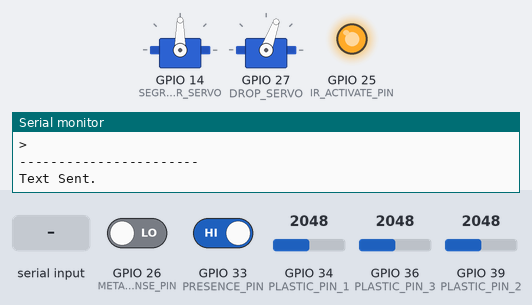
Bench run of a sketch on a simulated ESP32. Shown: 2 × servo, output pins drawn as LEDs (lit = HIGH), the last lines printed to the serial monitor. The inputs (shaded band) are chosen by the test bench; at power-on: GPIO 33 (PRESENCE_PIN) HIGH, GPIO 26 (METAL_SENSE_PIN) LOW, GPIO 34 (PLASTIC_PIN_1) = 2048, GPIO 36 (PLASTIC_PIN_3) = 2048, GPIO 39 (PLASTIC_PIN_2) = 2048. EEPROM starts erased; the modem accepts every AT command (registered, SIM ready, sends succeed) and sends nothing else.

Above: at 14.3 s.
14.4 s: GPIO 33 (PRESENCE_PIN) driven LOW
At 16.47 s:
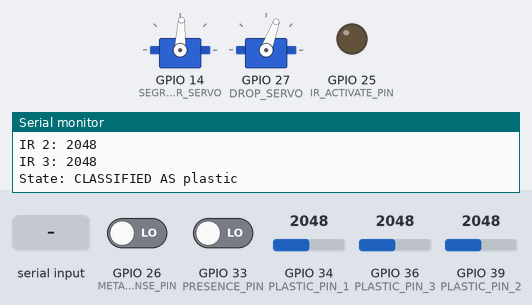
At 17.5 s:
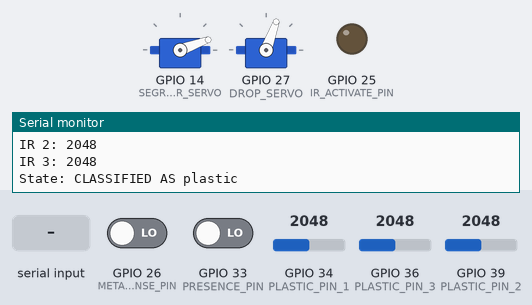
17.6 s: "OK\n" received over the second serial link
At 22.0 s:
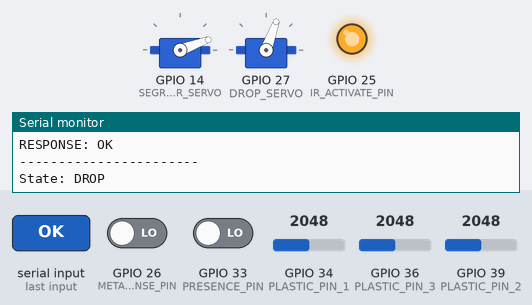
Timing chart, 0 to 26.8 s (numbered marks = the images above; inputs shaded):
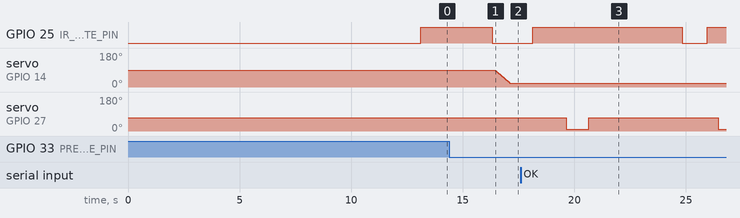

Measured:
- after the input at 14.4 s, GPIO 25 (IR_ACTIVATE_PIN): HIGH → LOW after 1.9 s; servo on GPIO 14 (SEGREGATOR_SERVO): moves from 90° to 20° over 0.70 s, starting after 2.0 s

The sketch:

TrashBin_Segregator.ino
```cpp
#include <ESP32Servo.h>
#include "SystemConfig.h"
#include <HardwareSerial.h>
#include <EEPROM.h>
#include <HardwareSerial.h>
#include "GSMSIM800L.h"

HardwareSerial esp2Serial(1);
HardwareSerial gsmSerial(2);

GSMSIM800L sim800l(&gsmSerial);

String EmergencyContactNumber = "+639760158537";


// Servo objects
Servo segregatorServo;
Servo dropServo;

int segregatorServoPosition = 90;

// State machine states
enum State {
  IDLE,
  DETECT_OBJECT,
  CLASSIFY_METAL,
  CLASSIFY_PLASTIC,
  CLASSIFY_OTHER,
  DROP,
};

State currentState = IDLE;

void smoothServoMove(Servo &servo, int start, int target, int delayMs);

void setup() {

  Serial.begin(115200);
  esp2Serial.begin(115200, SERIAL_8N1, 18, 19);
  EEPROM.begin(EEPROM_SIZE);
  // Initialize GSM
  sim800l.init();
  sim800l.setDebugging(true);

  // Send startup SMS
  sim800l.SendSMS("Device has Started", EmergencyContactNumber);

  pinMode(PRESENCE_PIN, INPUT);
  pinMode(METAL_SENSE_PIN, INPUT);
  pinMode(IR_ACTIVATE_PIN, OUTPUT);

  digitalWrite(IR_ACTIVATE_PIN, HIGH);

  segregatorServo.attach(SEGREGATOR_SERVO);
  dropServo.attach(DROP_SERVO);

  // Initial positions for servos
  segregatorServo.write(segregatorServoPosition);  // Neutral position
  dropServo.write(70);                              // Closed position
  //delay(1000);
  //dropServo.detach();
}

void loop() {
  sim800l.monitorGSMSerial();
  static unsigned long lastStateChangeTime = 0;
  int plasticReading1 = 0;
  int plasticReading2 = 0;
  int plasticReading3 = 0;

  switch (currentState) {

    case IDLE:
      //Serial.println("State: IDLE");
      if (digitalRead(PRESENCE_PIN) == OBJECT_DETECTED) {
        currentState = DETECT_OBJECT;
      }
      break;


    case DETECT_OBJECT:
      Serial.println("State: DETECT_OBJECT");
      delay(700);
      if (digitalRead(METAL_SENSE_PIN) == METAL_DETECTED) {
        currentState = CLASSIFY_METAL;
      } else {
        currentState = CLASSIFY_PLASTIC;
      }
      break;


    case CLASSIFY_METAL:
      Serial.println("State: CLASSIFIED AS metal");
      esp2Serial.println("metal");
      smoothServoMove(segregatorServo, segregatorServoPosition, 90, 10);
      segregatorServoPosition = 90;
      delay(1000);
      currentState = DROP;
      break;


    case CLASSIFY_PLASTIC:
      digitalWrite(IR_ACTIVATE_PIN, LOW);
      delay(100);
      plasticReading1 = analogRead(PLASTIC_PIN_1);
      Serial.println("IR 1: " + String(plasticReading1));
      plasticReading2 = analogRead(PLASTIC_PIN_2);
      Serial.println("IR 2: " + String(plasticReading2));
      plasticReading3 = analogRead(PLASTIC_PIN_3);
      Serial.println("IR 3: " + String(plasticReading3));
      if (plasticReading3 > 512) { // Assuming a threshold for transparency
        Serial.println("State: CLASSIFIED AS plastic");
        esp2Serial.println("plastic");
        smoothServoMove(segregatorServo, segregatorServoPosition, 20, 10);
        segregatorServoPosition = 20;
        currentState = DROP;
        delay(1000);
      } else {
        currentState = CLASSIFY_OTHER;
      }

      digitalWrite(IR_ACTIVATE_PIN, HIGH);
      lastStateChangeTime = millis();
      break;

    case CLASSIFY_OTHER:
      Serial.println("State: CLASSIFIED AS other");
      esp2Serial.println("other");
      smoothServoMove(segregatorServo, segregatorServoPosition, 155, 10);
      segregatorServoPosition = 155;
      delay(1000);  // Allow servo to move
      currentState = DROP;
      break;


    case DROP:
      Serial.println("State: DROP");
      //dropServo.attach(DROP_SERVO);
      //delay(500);
      //smoothServoMove(dropServo, 70, 5, 0);  // Open drop servo
      dropServo.write(10);
      dropServo.write(10);
      delay(1000);
      dropServo.write(70);
      dropServo.write(70);                       // Wait for trash to drop
      //smoothServoMove(dropServo, 5, 70, 0);  // Close drop servo
      //delay(1000);
      //dropServo.detach();
      currentState = IDLE;
      lastStateChangeTime = millis();
      delay(2000);
      break;

    default:
      break;
  }
}

void smoothServoMove(Servo &servo, int start, int target, int delayMs) {
  if (start < target) {
    for (int pos = start; pos <= target; pos++) {
      servo.write(pos);
      delay(delayMs);  // Adjust this for smoother/slower movement
    }
  } else {
    for (int pos = start; pos >= target; pos--) {
      servo.write(pos);
      delay(delayMs);  // Adjust this for smoother/slower movement
    }
  }
}
```

EEPROMFUNC.ino
```cpp
// Function to write a phone number to EEPROM at a given index
void writePhoneNumber(int index, String phoneNumber) {
  if (index >= 0 && index < MAX_NUMBERS) {
    int address = START_ADDRESS + index * NUMBER_LENGTH;
    for (int i = 0; i < NUMBER_LENGTH; i++) {
      char c = (i < phoneNumber.length()) ? phoneNumber[i] : '\0';
      EEPROM.write(address + i, c);  // Write each character to EEPROM
    }
    EEPROM.commit();
  } else {
    Serial.println("Index out of range.");
  }
}

// Function to read a phone number from EEPROM at a given index
String readPhoneNumber(int index) {
  if (index >= 0 && index < MAX_NUMBERS) {
    String phoneNumber = "";
    int address = START_ADDRESS + index * NUMBER_LENGTH;
    for (int i = 0; i < NUMBER_LENGTH; i++) {
      char c = EEPROM.read(address + i);
      if (c == '\0') break;
      phoneNumber += c;
    }
    return phoneNumber;
  }
  return "Index out of range";
}

// Helper function to check if a phone number is valid (no "?" or unexpected characters)
bool isValidPhoneNumber(const String &phoneNumber) {
  if (phoneNumber.length() == 0) return false;  // Empty number is invalid

  for (int i = 0; i < phoneNumber.length(); i++) {
    char c = phoneNumber[i];
    if (!isdigit(c) && c != '+') {  // Allow only digits and "+"
      return false;  // Invalid character found
    }
  }
  return true;
}

// Function to send a text message to all saved contacts in EEPROM
void sendTextToAllContacts(String message) {
  for (int i = 0; i < MAX_NUMBERS; i++) {
    String phoneNumber = readPhoneNumber(i);  // Read each phone number from EEPROM
    if (isValidPhoneNumber(phoneNumber)) {  // Check if there's a valid phone number
      Serial.print("Sending message to ");
      Serial.println(phoneNumber);
      sim800l.SendSMS(message, phoneNumber);
    } else {
      Serial.print("No valid contact at index ");
      Serial.println(i);
    }
  }
  Serial.println("Messages sent to all valid saved contacts.");
}
```

GSMSIM800L.cpp
```cpp
#include "GSMSIM800L.h"


GSMSIM800L::GSMSIM800L(HardwareSerial *serial) {

  gsmSerial = serial;
  gsmSerial->begin(9600);

}

void GSMSIM800L::init(){

  Serial.println("Initializing GSM SIM800L");

  while(ATResponse.indexOf("OK") < 0){   // UnComment in final revision
    ATResponse = ATCommand("AT");
  }
  ATResponse = ATCommand("AT");            // Comment in final revision
  ATResponse = ATCommand("AT+CMGF=1");
  ATResponse = ATCommand("AT+CMGDA=\"DEL ALL\"");
  ATResponse = ATCommand("AT+CNMI=1,2,0,0,0");

}

String GSMSIM800L::monitorGSMSerial(){
  delay(500);
  String response = "";
  while(gsmSerial->available())
  {
    response = gsmSerial->readString();
  }
  if(debug_mode){
    if(response != NULL){
      Serial.println("-----------------------");
      Serial.println("RESPONSE: " + response);
      Serial.println("-----------------------");
    }
  }

  if(response.indexOf("+CMT:") > -1){
    // Find the position of the sender's number within the response
    int startIdx = response.indexOf("\"") + 1;            // First double quote after +CMT:
    int endIdx = response.indexOf("\"", startIdx);        // Second double quote (end of sender number)
    senderNumber = response.substring(startIdx, endIdx); // Extract the sender number

    if (debug_mode) {
      Serial.println("Sender Number: " + senderNumber);   // Print sender number for debugging
    }

    byte delimiter = response.indexOf('\n', response.indexOf("+CMT:") + 1);

    SMSBuffer = response.substring(delimiter + 1);
    receivedSMS = true;

    if(debug_mode) {
      Serial.println("SMS RECEIVED: " + SMSBuffer);
    }
  }
  return response;
}

String GSMSIM800L::ATCommand(String cmd){
  gsmSerial->println(cmd);
  return monitorGSMSerial();
}

String GSMSIM800L::getReceivedSMS(){
  receivedSMS = false;
  return SMSBuffer;
}


void GSMSIM800L::setDebugging(bool mode){
  debug_mode = mode;
}

void GSMSIM800L::SendSMS(String msg, String num){

  if(debug_mode)
   Serial.println("Sending SMS: " + msg + " to " + num);

  ATResponse = ATCommand("AT+CMGF=1\r");
  delay(100);

  ATResponse = ATCommand("AT+CMGS=\"" + String(num) + "\"\r");
  delay(500);

  ATResponse = ATCommand(msg);       //This is the text to send to the phone number, don't make it too long or you have to modify the SoftwareSerial buffer
  delay(500);

  gsmSerial->println((char)26);// (required according to the datasheet)
  delay(500);

  gsmSerial->println();

  if(debug_mode)
    Serial.println("Text Sent.");
  delay(500);

}
```

GSMSIM800L.h
```cpp
// LED.h
#ifndef GSMSIM800L_h
#define GSMSIM800L_h

#include <HardwareSerial.h>
#include <Arduino.h>

class GSMSIM800L{

  private:
    HardwareSerial *gsmSerial;
    String ATResponse = "";
    bool debug_mode = true;
    String SMSBuffer = "";


  public:
    GSMSIM800L(HardwareSerial *serial);
    void init();
    void setDebugging(bool mode);
    String monitorGSMSerial();
    void SendSMS(String msg, String num);
    String ATCommand(String cmd);

    bool receivedSMS = false;
    String senderNumber = "";

    String getReceivedSMS();

};

#endif
```

SystemConfig.h
```cpp
#define PRESENCE_PIN    33  // IR Pin to check presence of an object
#define METAL_SENSE_PIN 26  // Inductive Proximity Sensor
#define PLASTIC_PIN_1     34  // IR Pin to read transparency, Analog Pin
#define PLASTIC_PIN_2     39  // IR Pin to read transparency, Analog Pin
#define PLASTIC_PIN_3     36  // IR Pin to read transparency, Analog Pin

#define IR_ACTIVATE_PIN 25

#define SEGREGATOR_SERVO 14
#define DROP_SERVO       27


#define METAL_DETECTED   HIGH
#define OBJECT_DETECTED  LOW

const int EEPROM_SIZE = 512;       // Define EEPROM size (ESP32 has up to 512 bytes by default)
const int MAX_NUMBERS = 10;        // Max number of cellphone numbers to store
const int NUMBER_LENGTH = 14;      // Max length of each phone number (e.g., "+1234567890123")
const int START_ADDRESS = 0;       // Starting address in EEPROM
```
